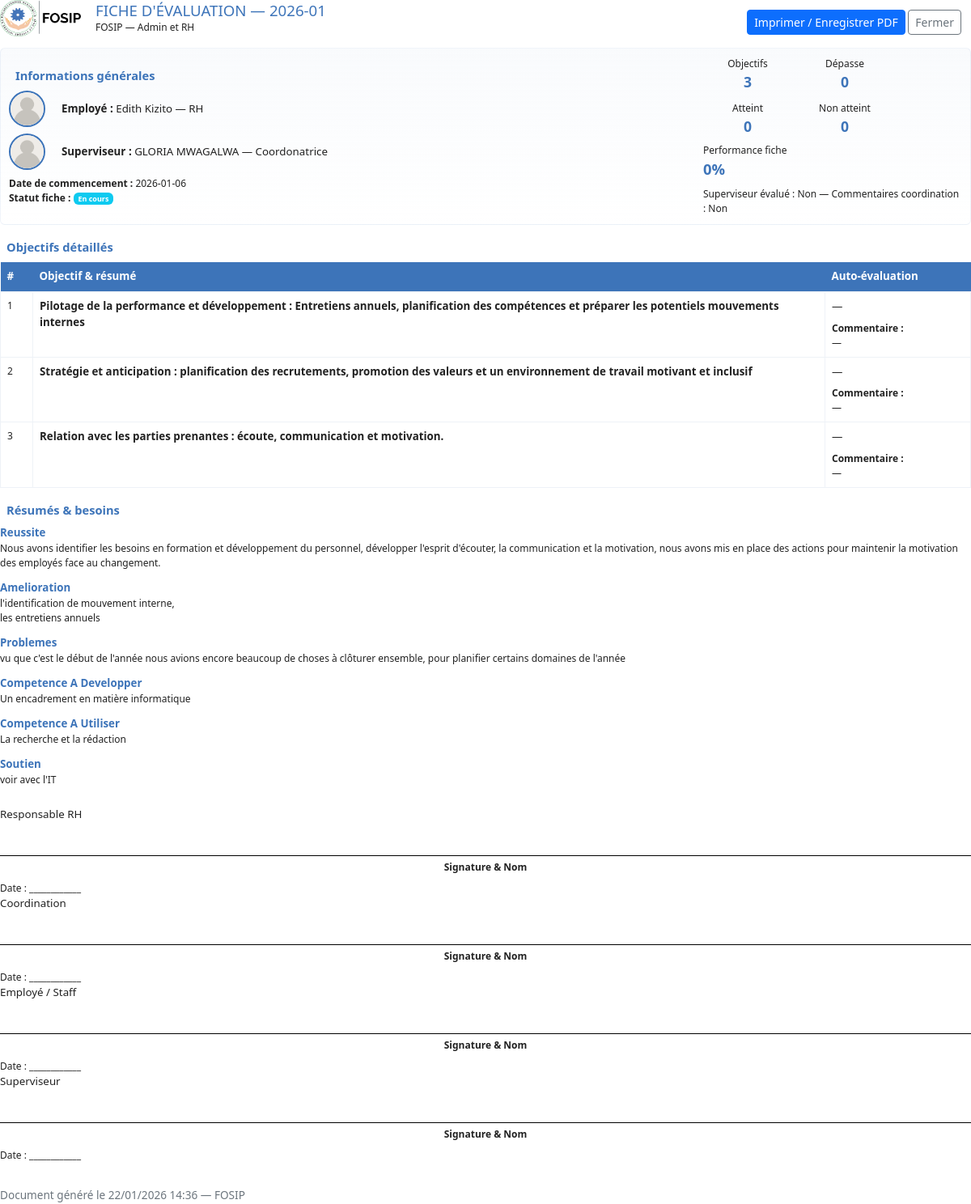
Screenshot of /pages/imprimer-fiche-evaluation.php?fiche_id=9 (signed in) with the database file from the repository.
### tables this page shows
CREATE TABLE `objectifs` (
  `id` int NOT NULL,
  `user_id` int NOT NULL,
  `nom_projet` varchar(255) DEFAULT NULL,
  `poste` varchar(255) DEFAULT NULL,
  `date_commencement` date DEFAULT NULL,
  `periode` varchar(7) DEFAULT NULL,
  `superviseur_id` int DEFAULT NULL,
  `statut` enum('encours','attente','evalue','termine') DEFAULT 'encours',
  `resume_reussite` text,
  `resume_amelioration` text,
  `resume_problemes` text,
  `resume_competence_a_developper` text,
  `resume_competence_a_utiliser` text,
  `resume_soutien` text,
  `created_at` datetime DEFAULT CURRENT_TIMESTAMP,
  `updated_at` datetime DEFAULT CURRENT_TIMESTAMP ON UPDATE CURRENT_TIMESTAMP
);

CREATE TABLE `users` (
  `id` int NOT NULL,
  `nom` varchar(100) DEFAULT NULL,
  `post_nom` varchar(100) DEFAULT NULL,
  `email` varchar(100) DEFAULT NULL,
  `mot_de_passe` varchar(255) DEFAULT NULL,
  `role` enum('admin','staff','coordination','superviseur') NOT NULL,
  `fonction` varchar(100) DEFAULT NULL,
  `photo` varchar(255) DEFAULT NULL,
  `superviseur_id` int DEFAULT NULL
);

CREATE TABLE `objectifs_items` (
  `id` int NOT NULL,
  `fiche_id` int NOT NULL,
  `contenu` text NOT NULL,
  `ordre` int DEFAULT '1',
  `created_at` datetime DEFAULT CURRENT_TIMESTAMP
);

### pages/imprimer-fiche-evaluation.php (the view, shortened to what this page needs)
<?php
require_once __DIR__ . '/../includes/db.php';
$fiche_id = (int)$_GET['fiche_id'];
$stmt = $pdo->prepare("
  SELECT o.*,
         u.nom AS sup_nom, u.post_nom AS sup_post_nom, u.fonction AS sup_fonction,
         agent.nom AS user_nom, agent.post_nom AS user_postnom, agent.fonction AS user_fonction, agent.email AS user_email
  FROM objectifs o
  LEFT JOIN users u ON o.superviseur_id = u.id
  LEFT JOIN users agent ON o.user_id = agent.id
  WHERE o.id = ?
  LIMIT 1
");
$stmt->execute([$fiche_id]);
$fiche = $stmt->fetch(PDO::FETCH_ASSOC);
$agent_id = (int)$fiche['user_id'];
$superviseur_id = (int)$fiche['superviseur_id'];
$stmtItems = $pdo->prepare("SELECT * FROM objectifs_items WHERE fiche_id = ? ORDER BY ordre ASC");
$stmtItems->execute([$fiche_id]);
$items = $stmtItems->fetchAll(PDO::FETCH_ASSOC);
$auto_map_by_item = [];
$userInfo = [
  'nom' => $fiche['user_nom'] ?? '',
  'post_nom' => $fiche['user_postnom'] ?? '',
  'email' => $fiche['user_email'] ?? '',
  'fonction' => $fiche['user_fonction'] ?? ''
];
$agent_photo = 'default.png';
$superviseur_photo = 'default.png';
try {
  $stAgent = $pdo->prepare('SELECT photo FROM users WHERE id = ?');
  $stAgent->execute([$agent_id]);
  $agentData = $stAgent->fetch(PDO::FETCH_ASSOC);
  if ($agentData && !empty($agentData['photo'])) {
    $agent_photo = $agentData['photo'];
  }
  if (!empty($superviseur_id)) {
    $stSup = $pdo->prepare('SELECT photo FROM users WHERE id = ?');
    $stSup->execute([$superviseur_id]);
    $supData = $stSup->fetch(PDO::FETCH_ASSOC);
    if ($supData && !empty($supData['photo'])) {
      $superviseur_photo = $supData['photo'];
    }
  }
} catch (Throwable $e) {
}
$agent_photo_web = '../assets/img/profiles/' . $agent_photo;
$superviseur_photo_web = '../assets/img/profiles/' . $superviseur_photo;
$total_items = is_array($items) ? count($items) : 0;
$counts = ['depasse' => 0, 'atteint' => 0, 'non_atteint' => 0, 'vide' => 0];
$score_total = $counts['depasse'] * 2 + $counts['atteint'] * 1;
$score_max = $total_items * 2;
$fiche_performance = $score_max > 0 ? round(($score_total / $score_max) * 100) : 0;
$supervise_eval = 0; $coord_comments = 0;
if (!isset($resume_fields) || !is_array($resume_fields)) {
  $resume_fields = [
    'resume_reussite',
    'resume_amelioration',
    'resume_problemes',
    'resume_competence_a_developper',
    'resume_competence_a_utiliser',
    'resume_soutien'
  ];
}
$logo_web = '../assets/img/logocolored.png';
?>
<!doctype html>
<html lang="fr">
<head>
  <link href="../assets/css/sidebar.css" rel="stylesheet" />
  <link href="https://cdn.jsdelivr.net/npm/bootstrap@5.3/dist/css/bootstrap.min.css" rel="stylesheet">
</head>
<body>
  <div class="print-controls">
    <button class="btn btn-primary btn-sm" onclick="window.print();"><i class="bi bi-printer"></i> Imprimer / Enregistrer PDF</button>
    <a href="fiche-evaluation.php?id=<?= $fiche_id ?>" class="btn btn-outline-secondary btn-sm">Fermer</a>
  </div>
  <header class="doc-header">
    <?php if ($logo_web): ?>
      <img src="<?= htmlspecialchars($logo_web) ?>" alt="Fosip" class="doc-logo">
    <?php else: ?>
      <div style="width:120px;height:60px;background:#3D74B9;color:#fff;display:flex;align-items:center;justify-content:center;font-weight:700;border-radius:6px;">
        FOSIP
      </div>
    <?php endif; ?>
    <div class="doc-title">
      <h2>FICHE D'ÉVALUATION — <?= htmlspecialchars($fiche['periode']) ?></h2>
      <div class="small-muted"><?= htmlspecialchars($fiche['nom_projet'] ?? '') ?> — <?= htmlspecialchars($fiche['poste'] ?? '') ?></div>
    </div>
  </header>
  <div class="metric-card mb-3">
    <div style="flex:1">
      <div class="section-title"><span class="notch" style="background:var(--fosip)"></span> Informations générales</div>
      <div class="small-muted">
        <div class="info-with-photo">
          <img src="<?= htmlspecialchars($agent_photo_web) ?>"
               alt="Photo agent"
               class="profile-photo-print"
               onerror="this.onerror=null;this.src='../assets/img/profiles/default.png';">
          <div>
            <strong>Employé :</strong> <?= htmlspecialchars(($userInfo['nom'] ?? $fiche['user_nom'] ?? '') . ' ' . ($userInfo['post_nom'] ?? $fiche['user_postnom'] ?? '')) ?> — <?= htmlspecialchars($userInfo['fonction'] ?? '') ?>
          </div>
        </div>
        <div class="info-with-photo">
          <img src="<?= htmlspecialchars($superviseur_photo_web) ?>"
               alt="Photo superviseur"
               class="profile-photo-print"
               onerror="this.onerror=null;this.src='../assets/img/profiles/default.png';">
          <div>
            <strong>Superviseur :</strong> <?= htmlspecialchars($fiche['sup_nom'].' '.$fiche['sup_post_nom']) ?> — <?= htmlspecialchars($fiche['sup_fonction']) ?>
          </div>
        </div>
        <strong>Date de commencement :</strong> <?= htmlspecialchars($fiche['date_commencement']) ?><br>
        <strong>Statut fiche :</strong>
        <?php
          $statutClass = 'secondary';
          $statutLabel = ucfirst($fiche['statut']);
          switch($fiche['statut']) {
            case 'encours': $statutClass = 'info'; $statutLabel = 'En cours'; break;
          }
        ?>
        <span class="badge bg-<?= $statutClass ?>"><?= $statutLabel ?></span>
      </div>
    </div>
    <div style="width:320px">
      <div class="summary-row mb-2">
        <div class="metric">
          <div class="small-muted">Objectifs</div>
          <div class="value"><?= $total_items ?></div>
        </div>
        <div class="metric">
          <div class="small-muted">Dépasse</div>
          <div class="value"><?= $counts['depasse'] ?></div>
        </div>
        <div class="metric">
          <div class="small-muted">Atteint</div>
          <div class="value"><?= $counts['atteint'] ?></div>
        </div>
        <div class="metric">
          <div class="small-muted">Non atteint</div>
          <div class="value"><?= $counts['non_atteint'] ?></div>
        </div>
      </div>
      <div>
        <div class="small-muted">Performance fiche</div>
        <div style="font-size:1.15rem;font-weight:700;color:var(--fosip)"><?= $fiche_performance ?>%</div>
      </div>
      <div class="mt-2 small-muted">Superviseur évalué : <?= $supervise_eval ? 'Oui' : 'Non' ?> — Commentaires coordination : <?= $coord_comments ? 'Oui' : 'Non' ?></div>
    </div>
  </div>
  <section class="section mb-3">
    <div class="section-title"><span class="notch"></span> Objectifs détaillés</div>
    <?php if (empty($items)): ?>
      <div class="small-muted">Aucun objectif défini.</div>
    <?php else: ?>
      <table class="items-table mt-2">
        <thead>
          <tr>
            <th style="width:40px">#</th>
            <th>Objectif & résumé</th>
            <th style="width:180px">Auto‑évaluation</th>
          </tr>
        </thead>
        <tbody>
          <?php foreach ($items as $i => $it):
            $itemId = (int)$it['id'];
            $ae = $auto_map_by_item[$itemId] ?? null;
            $note = $ae['note'] ?? '';
            $comm = $ae['commentaire'] ?? '';
            $note_label = $note === 'depasse' ? 'Dépasse' : ($note === 'atteint' ? 'Atteint' : ($note === 'non_atteint' ? 'Non atteint' : '—'));
            $note_class = $note === 'depasse' ? 'depasse' : ($note === 'atteint' ? 'atteint' : ($note === 'non_atteint' ? 'non_atteint' : ''));
          ?>
          <tr>
            <td class="small-muted"><?= $i+1 ?></td>
            <td>
              <div style="font-weight:600;"><?= nl2br(htmlspecialchars($it['contenu'])) ?></div>
            </td>
            <td>
              <div><span class="note-badge <?= $note_class ?>"><?= $note_label ?></span></div>
              <div class="small-muted mt-2"><strong>Commentaire :</strong><br><?= $comm ? nl2br(htmlspecialchars($comm)) : '<span class="small-muted">—</span>' ?></div>
            </td>
          </tr>
          <?php endforeach; ?>
        </tbody>
      </table>
    <?php endif; ?>
  </section>
  <section class="section mb-4">
    <div class="section-title"><span class="notch"></span> Résumés & besoins</div>
    <div class="mt-2">
      <?php foreach ($resume_fields as $field):
        $label = ucwords(str_replace('_',' ', str_replace('resume_','', $field)));
        $label = str_replace('reussite','réussite',$label);
        $label = str_replace('amelioration','amélioration',$label);
        $label = str_replace('problemes','problèmes',$label);
        $val = nl2br(htmlspecialchars($fiche[$field] ?? ''));
      ?>
        <div style="margin-bottom:12px;">
          <div style="font-weight:600; color:var(--fosip)"><?= $label ?></div>
          <div class="small-muted"><?= $val ? $val : '<em>— Non renseigné —</em>' ?></div>
        </div>
      <?php endforeach; ?>
    </div>
  </section>
  <div class="signatures">
    <div class="sign-box">
      <div>Responsable RH</div>
      <div class="sign-line">Signature &amp; Nom</div>
      <div class="small-muted mt-2">Date : ____________</div>
    </div>
    <div class="sign-box">
      <div>Coordination</div>
      <div class="sign-line">Signature &amp; Nom</div>
      <div class="small-muted mt-2">Date : ____________</div>
    </div>
    <div class="sign-box">
      <div>Employé / Staff</div>
      <div class="sign-line">Signature &amp; Nom</div>
      <div class="small-muted mt-2">Date : ____________</div>
    </div>
    <div class="sign-box">
      <div>Superviseur</div>
      <div class="sign-line">Signature &amp; Nom</div>
      <div class="small-muted mt-2">Date : ____________</div>
    </div>
  </div>
  <footer style="margin-top:30px; font-size:0.85rem; color:#6c757d;">
    Document généré le <?= date('d/m/Y H:i') ?> — FOSIP
  </footer>
</body>
</html>

### assets/css/sidebar.css (style rules this page uses)
:root { --primary-blue: #3D74B9; --light-blue: rgba(37, 99, 235, 0.08); --sidebar-bg: #f4f4f4; --menu-hover: rgba(37, 99, 235, 0.04); --sidebar-width: 210px; --sidebar-gradient: linear-gradient(135deg,#ffffff 0%,#f5f9ff 65%,#eef5fb 100%); --sidebar-border: 1px solid rgba(0,0,0,0.05); --accent-glow: 0 0 0 3px rgba(61,116,185,0.18); }

### pages/imprimer-fiche-evaluation.php (style rules this page uses)
:root { --fosip:#3D74B9; --muted:#6c757d; }
body { font-family: "Segoe UI", Roboto, Arial, sans-serif; color:#222; background:white; font-size: 10pt; }
.doc-header { display:flex; align-items:center; gap:18px; margin-bottom:14px; }
.doc-logo { width:100px; }
.doc-title h2 { margin:0; color:var(--fosip); font-size:14pt; }
.metric-card { display:flex; gap:12px; align-items:center; justify-content:space-between; padding:10px; border-radius:6px; border:1px solid #e3eef8; background:#fff; font-size: 9pt; }
.metric { text-align:center; min-width:110px; }
.metric .value { font-size:1.1rem; font-weight:700; color:var(--fosip); }
.section-title { display:flex; align-items:center; gap:8px; margin-bottom:8px; color:var(--fosip); font-weight:700; font-size: 11pt; }
.items-table { width:100%; border-collapse:collapse; font-size: 9pt; }
.items-table th { background: #3D74B9 !important; color:#ffffff !important; padding:8px; text-align:left; font-size: 10pt; }
.items-table td { padding:8px; vertical-align:top; border:1px solid #eef2f7; }
.summary-row { display:flex; gap:10px; flex-wrap:wrap; align-items:center; }
.print-controls { position:fixed; top:12px; right:12px; z-index:9999; }
.sign-box .sign-line { border-top:1px solid #000; margin-top:40px; padding-top:5px; text-align:center; font-weight:600; font-size: 9pt; }
.small-muted { font-size: 9pt; }
p, div { font-size: 10pt; }
@media screen { .metric-card { background:linear-gradient(180deg, rgba(61,116,185,0.03), #fff); border:1px solid rgba(61,116,185,0.08); } }
.profile-photo-print { width: 45px; height: 45px; border-radius: 50%; object-fit: cover; border: 2px solid #3D74B9; margin-right: 10px; vertical-align: middle; }
.info-with-photo { display: flex; align-items: center; gap: 10px; margin-bottom: 8px; }

### rows the page displays
objectifs: periode "2026-01", nom_projet "FOSIP", poste "Admin et RH", user.post_nom "Edith Kizito", user.fonction "RH", superviseur.post_nom "GLORIA MWAGALWA", superviseur.fonction "Coordonatrice", date_commencement "2026-01-06", statut "En cours", resume_reussite "Nous avons identifier les besoins en formation et développement du personnel, développer l'esprit d'écouter, la communication et la motivation, nous avons mis en place des actions pour maintenir la motivation des employés face au changement.", resume_amelioration "l'identification de mouvement interne, les entretiens annuels", resume_problemes "vu que c'est le début de l'année nous avions encore beaucoup de choses à clôturer ensemble, pour planifier certains domaines de l'année", resume_competence_a_developper "Un encadrement en matière informatique", resume_competence_a_utiliser "La recherche et la rédaction", resume_soutien "voir avec l'IT"
objectifs_items: contenu "Pilotage de la performance et développement : Entretiens annuels, planification des compétences et préparer les potentiels mouvements internes", note_label "—"
objectifs_items: contenu "Stratégie et anticipation : planification des recrutements, promotion des valeurs et un environnement de travail motivant et inclusif", note_label "—"
objectifs_items: contenu "Relation avec les parties prenantes : écoute, communication et motivation.", note_label "—"

### other values shown
$total_items "3"
$counts['depasse'] "0"
$counts['atteint'] "0"
$counts['non_atteint'] "0"
$fiche_performance "0"
$label "Reussite"
$label "Amelioration"
$label "Problemes"
$label "Competence A Developper"
$label "Competence A Utiliser"
$label "Soutien"
